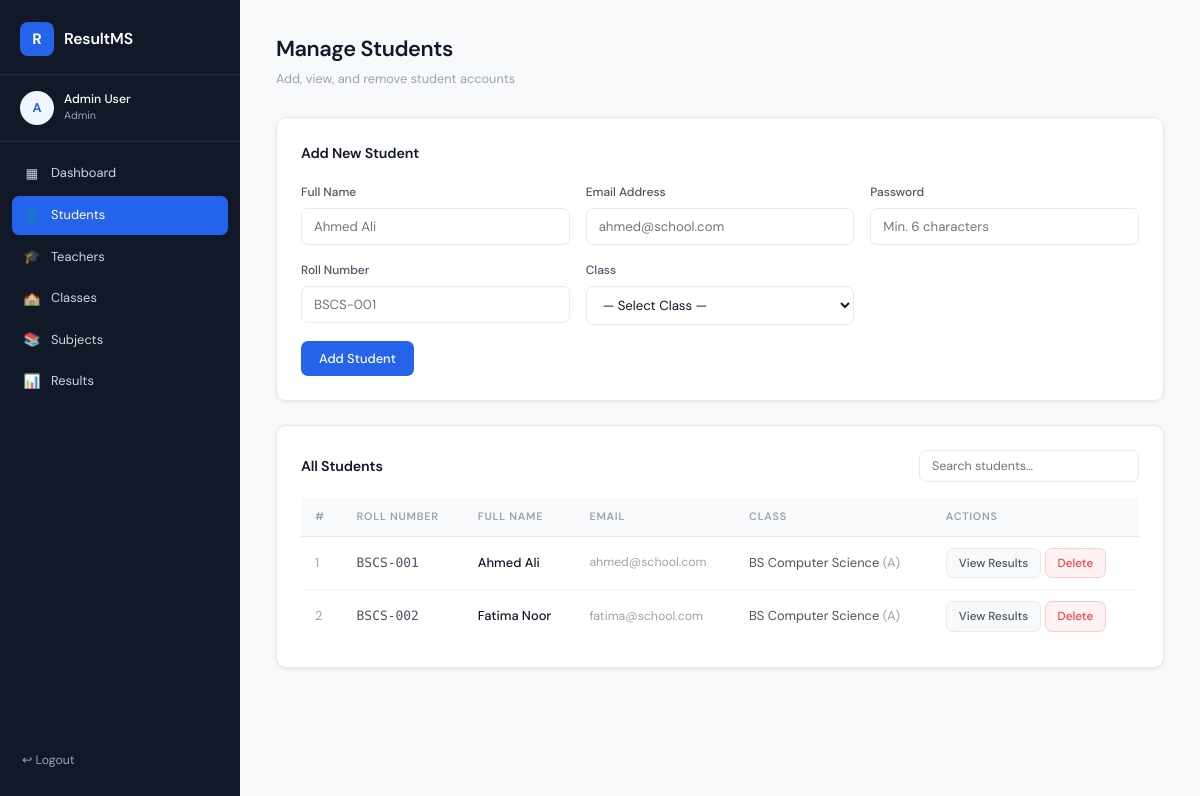
Page /admin/manage_students.php (signed in) on the committed database.
### tables this page shows
CREATE TABLE students (
  id          INT AUTO_INCREMENT PRIMARY KEY,
  user_id     INT NOT NULL,
  roll_number VARCHAR(20) NOT NULL UNIQUE,
  class_id    INT NOT NULL,
  created_at  TIMESTAMP DEFAULT CURRENT_TIMESTAMP,
  FOREIGN KEY (user_id)  REFERENCES users(id)    ON DELETE CASCADE,
  FOREIGN KEY (class_id) REFERENCES classes(id)  ON DELETE CASCADE
);

CREATE TABLE users (
  id          INT AUTO_INCREMENT PRIMARY KEY,
  full_name   VARCHAR(100) NOT NULL,
  email       VARCHAR(100) NOT NULL UNIQUE,
  password    VARCHAR(255) NOT NULL,
  role        ENUM('admin','teacher','student') NOT NULL DEFAULT 'student',
  created_at  TIMESTAMP DEFAULT CURRENT_TIMESTAMP
);

CREATE TABLE classes (
  id          INT AUTO_INCREMENT PRIMARY KEY,
  class_name  VARCHAR(50) NOT NULL,
  section     VARCHAR(10) NOT NULL,
  created_at  TIMESTAMP DEFAULT CURRENT_TIMESTAMP
);

### admin/manage_students.php (the view, shortened to what this page needs)
<?php
require_once '../includes/db.php';
$students = $conn->query("
    SELECT s.id, s.roll_number, u.full_name, u.email, c.class_name, c.section
    FROM students s
    JOIN users u   ON s.user_id  = u.id
    JOIN classes c ON s.class_id = c.id
    ORDER BY s.roll_number
");
include '../includes/header.php';
?>
<div class="page-header">
  <div>
    <h1 class="page-title">Manage Students</h1>
    <p class="page-subtitle">Add, view, and remove student accounts</p>
  </div>
</div>
<div class="card">
  <div class="card-title">Add New Student</div>
  <form method="POST">
    <div class="form-grid">
      <div class="form-group">
        <label>Full Name</label>
        <input type="text" name="full_name" placeholder="Ahmed Ali" value="<?= htmlspecialchars($_POST['full_name'] ?? '') ?>" required>
      </div>
      <div class="form-group">
        <label>Email Address</label>
        <input type="email" name="email" placeholder="ahmed@school.com" value="<?= htmlspecialchars($_POST['email'] ?? '') ?>" required>
      </div>
      <div class="form-group">
        <label>Password</label>
        <input type="password" name="password" placeholder="Min. 6 characters" required>
      </div>
      <div class="form-group">
        <label>Roll Number</label>
        <input type="text" name="roll_number" placeholder="BSCS-001" value="<?= htmlspecialchars($_POST['roll_number'] ?? '') ?>" required>
      </div>
      <div class="form-group">
        <label>Class</label>
        <select name="class_id" required>
          <option value="">— Select Class —</option>
        </select>
      </div>
    </div>
    <div class="mt-4">
      <button type="submit" class="btn btn-primary">Add Student</button>
    </div>
  </form>
</div>
<div class="card">
  <div class="flex items-center" style="justify-content:space-between;margin-bottom:16px">
    <div class="card-title" style="margin:0">All Students</div>
    <input type="text" id="tableSearch" placeholder="Search students…" style="padding:7px 12px;border:1px solid var(--border);border-radius:7px;font-family:inherit;font-size:.83rem;width:220px">
  </div>
  <div class="table-wrapper">
    <?php if ($students->num_rows > 0): ?>
    <table>
      <thead>
        <tr>
          <th>#</th>
          <th>Roll Number</th>
          <th>Full Name</th>
          <th>Email</th>
          <th>Class</th>
          <th>Actions</th>
        </tr>
      </thead>
      <tbody>
        <?php $i = 1; while ($row = $students->fetch_assoc()): ?>
        <tr>
          <td class="text-muted"><?= $i++ ?></td>
          <td><span class="mono"><?= htmlspecialchars($row['roll_number']) ?></span></td>
          <td><strong><?= htmlspecialchars($row['full_name']) ?></strong></td>
          <td class="text-muted text-sm"><?= htmlspecialchars($row['email']) ?></td>
          <td><?= htmlspecialchars($row['class_name']) ?> <span class="text-muted">(<?= $row['section'] ?>)</span></td>
          <td>
            <a href="/student-result-system/admin/all_results.php?student_id=<?= $row['id'] ?>"
               class="btn btn-sm btn-secondary">View Results</a>
            <a href="?delete=<?= $row['id'] ?>"
               class="btn btn-sm btn-danger"
               data-confirm="Delete <?= htmlspecialchars($row['full_name']) ?>? This also deletes their results.">Delete</a>
          </td>
        </tr>
        <?php endwhile; ?>
      </tbody>
    </table>
    <?php else: ?>
      <div class="no-data">No students found. Add one above.</div>
    <?php endif; ?>
  </div>
</div>
<?php include '../includes/footer.php'; ?>

### assets/css/style.css (style rules this page uses)
*, *::before, *::after { box-sizing: border-box; margin: 0; padding: 0; }
:root { --bg: #f8f9fb; --surface: #ffffff; --border: #e8eaed; --border-soft: #f0f2f5; --text-1: #111827; --text-2: #4b5563; --text-3: #9ca3af; --accent: #2563eb; --accent-soft: #eff6ff; --accent-dark: #1d4ed8; --danger: #ef4444; --success: #10b981; --warning: #f59e0b; --sidebar-w: 240px; --radius: 10px; --shadow: 0 1px 3px rgba(0,0,0,.06), 0 1px 8px rgba(0,0,0,.04); --shadow-md: 0 4px 16px rgba(0,0,0,.08); }
html { font-size: 15px; }
body { font-family: 'DM Sans', sans-serif; background: var(--bg); color: var(--text-1); line-height: 1.6; min-height: 100vh; }
.page-header { margin-bottom: 28px; display: flex; align-items: flex-start; justify-content: space-between; flex-wrap: wrap; gap: 12px; }
.page-title { font-size: 1.45rem; font-weight: 600; letter-spacing: -.02em; color: var(--text-1); }
.page-subtitle { font-size: .85rem; color: var(--text-3); margin-top: 2px; }
.card { background: var(--surface); border: 1px solid var(--border); border-radius: var(--radius); box-shadow: var(--shadow); padding: 24px; margin-bottom: 24px; }
.card-title { font-size: .95rem; font-weight: 600; margin-bottom: 18px; color: var(--text-1); letter-spacing: -.01em; }
.table-wrapper { overflow-x: auto; }
table { width: 100%; border-collapse: collapse; font-size: .86rem; }
thead th { text-align: left; padding: 10px 14px; font-size: .72rem; font-weight: 600; text-transform: uppercase; letter-spacing: .07em; color: var(--text-3); border-bottom: 1px solid var(--border); background: var(--bg); }
tbody td { padding: 11px 14px; border-bottom: 1px solid var(--border-soft); color: var(--text-2); vertical-align: middle; }
tbody tr:last-child td { border-bottom: none; }
td strong { color: var(--text-1); font-weight: 500; }
.form-grid { display: grid; grid-template-columns: repeat(auto-fit, minmax(240px, 1fr)); gap: 16px; }
.form-group { display: flex; flex-direction: column; gap: 6px; }
.form-group label { font-size: .8rem; font-weight: 500; color: var(--text-2); }
.form-group input, .form-group select, .form-group textarea { padding: 9px 12px; border: 1px solid var(--border); border-radius: 7px; font-family: inherit; font-size: .88rem; color: var(--text-1); background: var(--surface); transition: border-color .15s, box-shadow .15s; outline: none; width: 100%; }
.btn { display: inline-flex; align-items: center; gap: 6px; padding: 9px 18px; border-radius: 7px; border: none; cursor: pointer; font-family: inherit; font-size: .86rem; font-weight: 500; text-decoration: none; transition: all .15s; white-space: nowrap; }
.btn-primary { background: var(--accent); color: #fff; }
.btn-secondary { background: var(--bg); color: var(--text-2); border: 1px solid var(--border); }
.btn-danger { background: #fef2f2; color: var(--danger); border: 1px solid #fecaca; }
.btn-sm { padding: 5px 12px; font-size: .78rem; }
.flex { display: flex; }
.items-center { align-items: center; }
.mt-4 { margin-top: 16px; }
.text-sm { font-size: .82rem; }
.text-muted { color: var(--text-3); }
.mono { font-family: 'DM Mono', monospace; }

### rows in the picture
students: roll_number "BSCS-001", user.full_name "Ahmed Ali", user.email "ahmed@school.com", class.class_name "BS Computer Science", class.section "A"
students: roll_number "BSCS-002", user.full_name "Fatima Noor", user.email "fatima@school.com", class.class_name "BS Computer Science", class.section "A"

### other values in the picture
APP_NAME "ResultMS"
substr($full_name, 0, 1) "A"
$full_name "Admin User"
$role "Admin"
$item['icon'] "▦"
$item['label'] "Dashboard"
$item['label'] "Students"
$item['icon'] "🎓"
$item['label'] "Teachers"
$item['icon'] "🏫"
$item['label'] "Classes"
$item['icon'] "📚"
$item['label'] "Subjects"
$item['icon'] "📊"
$item['label'] "Results"
